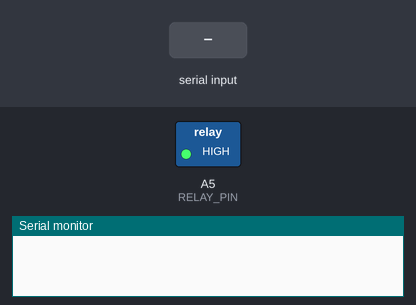
A sketch run on a simulated Arduino Uno, built with avr-gcc and run on an emulated ATmega328P. Shown: switched loads named in the sketch (green lamp = pin HIGH), the last lines printed to the serial monitor. The test bench sets the inputs (shaded band).

Above: at 16.2 s.
16.3 s: "/unlock\n" received over Serial
At 16.7 s:
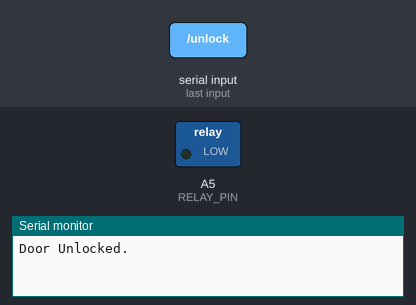
17.8 s: "/lock\n" received over Serial
At 19.0 s:
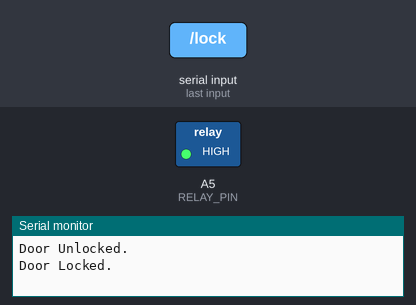
19.3 s: "1\n" received over Serial
At 20.2 s:
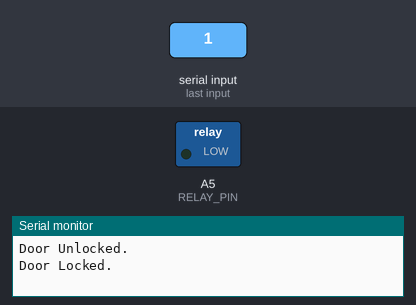
Timing chart, 0 to 30.8 s (numbered marks = the images above; inputs shaded):
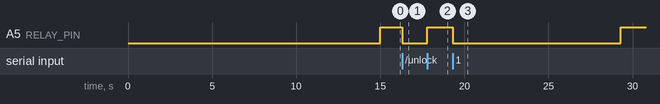

Measured:
- after the input at 16.3 s, A5 (RELAY_PIN): HIGH → LOW at once
- after the input at 17.8 s, A5 (RELAY_PIN): LOW → HIGH at once
- after the input at 19.3 s, A5 (RELAY_PIN): HIGH → LOW at once, → HIGH 10.0 s later

The sketch:

door.ino
```cpp
int lockState = 0; // 0 for locked, 1 for unlocked
const int RELAY_PIN = A5; // Arduino pin connected to the relay's pin

void setup() {
  Serial.begin(115200); // Initialize serial communication
  pinMode(RELAY_PIN, OUTPUT); // Set Arduino pin to output mode
  digitalWrite(RELAY_PIN, LOW); // Lock the door initially
  delay(15000);
  digitalWrite(RELAY_PIN, HIGH);
}

void unlockDoor() {
  if (lockState == 0) {
    // Control the relay to unlock the door
    digitalWrite(RELAY_PIN, LOW);
    lockState = 1;
    Serial.println("Door Unlocked.");
  } else {
    Serial.println("Door Already Unlocked.");
  }
}

void lockDoor() {
  if (lockState == 1) {
    // Control the relay to lock the door
    digitalWrite(RELAY_PIN, HIGH);
    lockState = 0;
    Serial.println("Door Locked.");
  } else {
    Serial.println("Door Already Locked.");
  }
}

void loop() {
  if (Serial.available() > 0) {
    String receivedMessage = Serial.readStringUntil('\n');
    receivedMessage.trim(); // Remove leading/trailing spaces or line breaks

    if (receivedMessage.equals("1")) {
      digitalWrite(RELAY_PIN, LOW); // Unlock the door
      delay(10000); // Maintain unlocked state for 10 seconds (adjust as needed)
      digitalWrite(RELAY_PIN, HIGH); // Lock the door
      delay(5000); // Lock for 5 seconds (adjust as needed)
    } else if (receivedMessage.equals("/unlock")) {
      unlockDoor();
    } else if (receivedMessage.equals("/lock")) {
      lockDoor();
    }
  }
}
```
